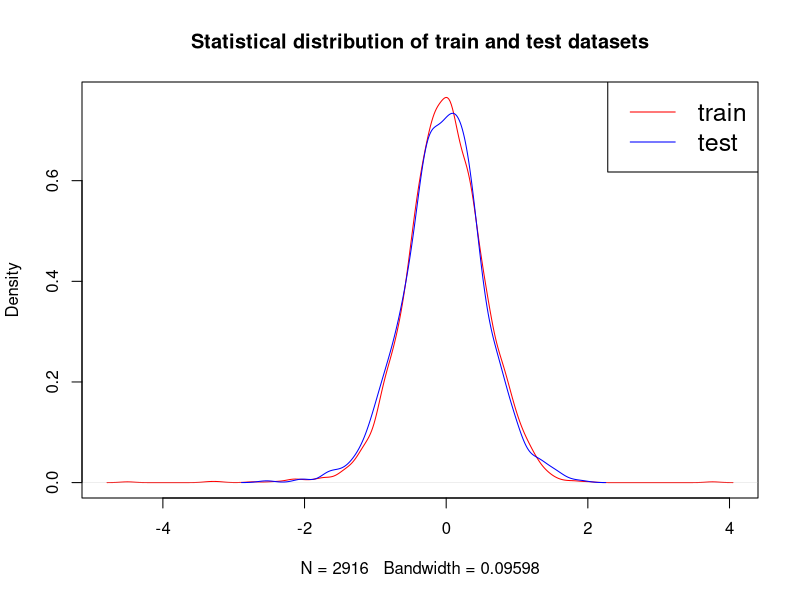

Recreate this plot in R.
## The following code is part of the example scripts included
## in the "Soil Organic Carbon Mapping Cookbook"
## @knitr optional-DataSplitting

library(caret)

dat <- read.csv("data/dataproc.csv")

train.ind <- createDataPartition(1:nrow(dat), p = .75, list = FALSE)
train <- dat[ train.ind,]
test  <- dat[-train.ind,]

plot(density (log(train$OCSKGM)), col='red',
     main='Statistical distribution of train and test datasets')
lines(density(log(test$OCSKGM)), col='blue')
legend('topright', legend=c("train", "test"),
       col=c("red", "blue"), lty=1, cex=1.5)

write.csv(train, file="data/dat_train.csv", row.names = FALSE)
write.csv(test, file="data/dat_test.csv", row.names = FALSE)
